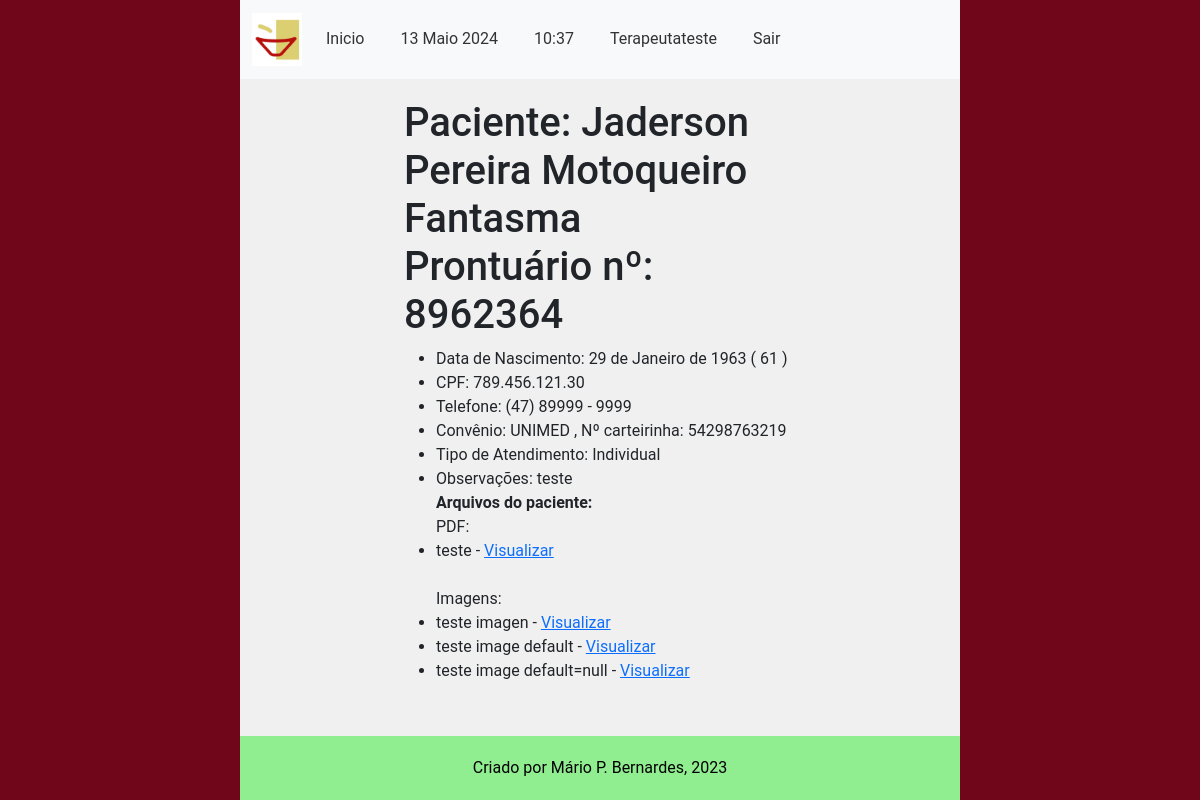
Page /main/dadospac/8962364/ (signed in) on the committed database.
### accounts/models.py (models this page shows, shortened)
class CustomUser(AbstractUser):
    email = models.EmailField(unique=True, verbose_name='E-mail')
    phone_number = models.CharField(max_length=11, unique=True, verbose_name='Telefone', validators=[
        validate_numbers, MinLengthValidator(limit_value=11), MaxLengthValidator(limit_value=11)
    ])
    require_otp_login = models.BooleanField(null=False, default=True)  # TODO trocar pra False
    otp = models.CharField(max_length=6, null=True, blank=True)

### main/models.py (models this page shows, shortened)
class CadastroPacientes(models.Model):
    nome = models.CharField(verbose_name='Nome do Paciente', max_length=100,
                            validators=[validate_letters, MinLengthValidator(limit_value=5)])
    prontuario_numero = models.CharField(verbose_name='Nº de Prontuario', max_length=7,
                                         default=create_prontuario_numero,
                                         unique=True, validators=[validate_numbers, MinLengthValidator(limit_value=7)])
    nascimento = models.DateField(verbose_name='Data de Nascimento', help_text='dd/mm/aaaa',
                                  validators=[validate_date_past])
    responsavel_legal = models.CharField(verbose_name='Responsável Legal', max_length=100,
                                         null=True, blank=True, validators=[validate_letters,
                                                                            MinLengthValidator(limit_value=5)])
    cpf_responsavel_legal = models.CharField(verbose_name='CPF do Responsável', max_length=11, blank=True, null=True,
                                             validators=[validate_numbers, MinLengthValidator(limit_value=11)])
    data_inicio = models.DateField(verbose_name='Data de Inicio', help_text='dd/mm/aaaa', default=datetime.now)
    data_final = models.DateField(verbose_name='Data do Desligamento', help_text='dd/mm/aaaa', blank=True, null=True,
                                  validators=[validate_date_past])
    desligado = models.BooleanField(verbose_name='Desligado', help_text='Paciente desligado', default=False)
    cpf_numero = models.CharField(verbose_name='CPF', max_length=11, unique=True,
                                  help_text="CPF de menores consta na Certidão de Nascimento",
                                  validators=[validate_numbers, MinLengthValidator(limit_value=11)])
    MOD_CHOICES = (
        (0, 'Individual'),
        (1, 'Grupo'),
        (2, 'Casal'),
    )
    modalidade_atendimento = models.IntegerField(verbose_name='Modalidade', choices=MOD_CHOICES, default=0)
    grupo = models.ForeignKey(
        'CadastroGrupos',
        related_name='membros',
        on_delete=models.PROTECT,
        blank=True,
        null=True
    )
    convenio = models.ForeignKey(
        'ConveniosAceitos',
        related_name='pacientes',
        on_delete=models.PROTECT
    )
    carteirinha_convenio = models.CharField(verbose_name='Número do Convênio',
                                            max_length=50, blank=True, null=True,
                                            validators=[validate_numbers, MinLengthValidator(limit_value=7)])
    terapeuta = models.ForeignKey(
        'CadastroProfissionais',
        related_name='pacientes',
        on_delete=models.PROTECT
    )
    endereco_rua = models.CharField(verbose_name='Endereço', max_length=100,
                                    validators=[MinLengthValidator(limit_value=10)])
    endereco_bairro = models.CharField(verbose_name='Bairro', max_length=50,
                                       validators=[MinLengthValidator(limit_value=3)])
    endereco_numero = models.CharField(verbose_name='Número', max_length=7, validators=[validate_numbers])
    endereco_complemento = models.CharField(verbose_name='Complemento', max_length=100,
                                            validators=[MinLengthValidator(limit_value=4)])
    telefone_numero = models.CharField(verbose_name='Telefone', max_length=11,
                                       validators=[validate_numbers, MinLengthValidator(limit_value=11)])
    cidade = models.CharField(verbose_name='Cidade', max_length=100, validators=[validate_letters,
                                                                                 MinLengthValidator(limit_value=3)])
    cep_numero = models.CharField(verbose_name='CEP', max_length=8, validators=[validate_numbers,
                                                                                MinLengthValidator(limit_value=8)])
    email = models.EmailField(verbose_name='E-mail')
    observacoes = models.TextField(verbose_name='Observações', blank=True, null=True)
    objects = models.Manager()
    class Meta:
        verbose_name = 'Paciente'
        verbose_name_plural = 'Pacientes'
        ordering = ["nome"]
        permissions = [
            ('transfer_pac', 'Transferir Paciente (Terapeutas)'),
            ('deslig_pac', 'Desligar Paciente (Terapeutas)'),
            ('add_pac_group', 'Adicionar Paciente a Grupo (Terapeutas)'),
            ('remove_pac_from_group', 'Remover Paciente de um Grupo (Terapeutas)')
        ]

class ConveniosAceitos(models.Model):
    nome = models.CharField(verbose_name='Convênio', max_length=50, validators=[MinLengthValidator(limit_value=3)])
    cnpj_numero = models.CharField(verbose_name='CNPJ', max_length=14, blank=False, null=True,
                                   validators=[validate_numbers, MinLengthValidator(limit_value=14)])
    endereco_rua = models.CharField(verbose_name='Endereço', max_length=100, blank=False, null=True,
                                    validators=[MinLengthValidator(limit_value=10)])
    endereco_bairro = models.CharField(verbose_name='Bairro', max_length=50, blank=False, null=True,
                                       validators=[MinLengthValidator(limit_value=3)])
    endereco_numero = models.CharField(verbose_name='Número', max_length=7, blank=False, null=True,
                                       validators=[validate_numbers])
    endereco_complemento = models.CharField(verbose_name='Complemento', max_length=100, blank=False, null=True,
                                            validators=[MinLengthValidator(limit_value=4)])
    cidade = models.CharField(verbose_name='Cidade', max_length=20, blank=False, null=True,
                              validators=[validate_letters, MinLengthValidator(limit_value=3)])
    cep_numero = models.CharField(verbose_name='CEP', max_length=8, blank=False, null=True,
                                  validators=[validate_numbers, MinLengthValidator(limit_value=8)])
    responsavel_contato = models.CharField(verbose_name='Nome do Resposável', max_length=50, blank=False, null=True,
                                           validators=[validate_letters, MinLengthValidator(limit_value=3)])
    telefone_numero = models.CharField(verbose_name='Telefone', max_length=11, blank=False, null=True,
                                       validators=[validate_numbers, MinLengthValidator(limit_value=11)])
    email = models.EmailField(verbose_name='E-mail para Contato', blank=False, null=True, )
    observacoes = models.TextField(verbose_name='Observações', blank=True, null=True)
    objects = models.Manager()
    def __str__(self):
        return f'{self.nome}'
    class Meta:
        verbose_name = 'Convênio'
        verbose_name_plural = 'Convênios'
        permissions = [
            ('add_convenio', 'Adicionar Novo Convenio (Administrativos)')
        ]

class PacientesMedia(models.Model):
    paciente = models.ForeignKey('CadastroPacientes', on_delete=models.CASCADE, related_name='arquivos',
                                 verbose_name='Paciente', help_text='Paciente relacionado')
    pdf_file = models.FileField(upload_to=pacientes_media_upload_path, blank=True, null=True, verbose_name='PDF',
                                default='n/d', help_text='Arquivos PDF')
    image_file = models.ImageField(upload_to=pacientes_media_upload_path, blank=True, null=True, default='n/d',
                                   verbose_name='Imagens', help_text='Arquivos de Imagem')
    description = models.CharField(max_length=255, verbose_name='Descrição', help_text='Descreva o arquivo')
    objects = models.Manager()
    class Meta:
        verbose_name = 'Arquivo de Paciente'
        verbose_name_plural = 'Arquivos de Pacientes'

### main/views.py (the view)
@login_required(login_url="/accounts/login")
def detalhes_paciente(request: HttpRequest, prontuario_numero: str):
    current_paciente = get_current_paciente(prontuario_numero)
    nascimento = current_paciente.nascimento
    idade_paciente = calculate_age(nascimento)
    paciente_pdf = get_current_pacient_pdf_media(current_paciente)
    paciente_images = get_current_pacient_image_media(current_paciente)
    context = {
        'paciente': current_paciente,
        'idade': idade_paciente,
        'pdf_media': paciente_pdf,
        'image_media': paciente_images
    }
    return render(request, 'paciente_details.html', context)

### main/services/pacientes_services.py (called while the page is built)
def get_current_paciente(prontuario_numero: str) -> CadastroPacientes:
    current_paciente = CadastroPacientes.objects.get(prontuario_numero=prontuario_numero)
    return current_paciente

def get_current_pacient_pdf_media(current_paciente: CadastroPacientes) -> QuerySet:
    paciente_pdf_media = PacientesMedia.objects.filter(paciente=current_paciente).exclude(pdf_file='n/d')
    return paciente_pdf_media

def get_current_pacient_image_media(current_paciente: CadastroPacientes) -> QuerySet:
    paciente_image_media = PacientesMedia.objects.filter(paciente=current_paciente).exclude(image_file='n/d')
    return paciente_image_media

### main/templatetags/custom_filters.py (called while the page is built)
@register.filter(name='format_phone_number')
def format_phone_number(phone_number: str) -> str:
    if not phone_number or len(phone_number) != 11:
        return phone_number
    formatted_number = f"({phone_number[0:2]}) {phone_number[2:7]} - {phone_number[7:]}"
    return formatted_number

@register.filter(name='format_cpf')
def format_cpf(cpf_number: str) -> str:
    if not cpf_number or len(cpf_number) != 11:
        return cpf_number
    formatted_cpf = f"{cpf_number[:3]}.{cpf_number[3:6]}.{cpf_number[6:9]}.{cpf_number[9:]}"
    return formatted_cpf

### main/utils.py (called while the page is built)
def calculate_age(data_nascimento: date) -> int:
    today = date.today()
    age = relativedelta(today, data_nascimento)
    return age.years

### main/templates/paciente_details.html (shortened to what this page needs)
{% extends 'middleman1.html' %}
{% load bootstrap5 %}
{% load static%}
{% load custom_filters %}
{% block content %}
<h1> Paciente: {{ paciente.nome }} <br>
     Prontuário nº: {{ paciente.prontuario_numero }}
</h1>
    <ul>
        <li> Data de Nascimento: {{ paciente.nascimento}} ( {{ idade }} ) </li>
        <li> CPF: {{ paciente.cpf_numero | format_cpf }} </li>
        <li> Telefone: {{ paciente.telefone_numero | format_phone_number }} </li>
        <li> Convênio: {{ paciente.convenio }}
        {% if paciente.carteirinha_convenio %}
        , Nº carteirinha: {{ paciente.carteirinha_convenio }}</li>
        {% endif %}
        <li> Tipo de Atendimento: {{ paciente.get_modalidade_atendimento_display }}</li>
        <li>Observações: {{ paciente.observacoes }} </li>
        <strong> Arquivos do paciente: </strong> <br>
        PDF:
        {% for media in pdf_media %}
            <li>
                {{ media.description }} - <a href="{% url 'main:paciente/pdf' media_id=media.id %}"> Visualizar </a>
            </li>
        {% empty %}
            <li> Sem arquivos para exibir.</li>
        {% endfor %}
        <br>
            Imagens: <br>
            {% for media in image_media %}
                <li>
                    {{ media.description }} - <a href="{% url 'main:paciente/image' media_id=media.id %}"> Visualizar </a>
                </li>
            {% empty %}
                <li> Sem arquivos para exibir.</li>
            {% endfor %}
    </ul>
{% endblock %}

### main/templates/middleman1.html (shortened to what this page needs)
{% load static %}
{% load django_bootstrap5 %}
{% bootstrap_css %}
<!DOCTYPE html>
<html lang="pt-br">
<head>
    <link rel="stylesheet" type="text/css" href="{% static 'main_style.css' %}">
</head>
<body>
    <div class="page-container">
        <header>
            <nav class="navbar navbar-expand-lg navbar-light bg-light">
                <div class="container">
                <a class="navbar-brand" href="{% static 'fav.icon.jpeg' %}">
                    <img src="{% static 'fav.icon.jpeg' %}" alt="Your Logo" style="width: 50px; height: auto;" >
                </a>
                    <div class="collapse navbar-collapse text-dark" id="navbarNav">
                        <ul class="navbar-nav">
                            <li class="nav-item">
                                <a class="nav-link" href="{% url 'main:homepage' %}">Inicio</a>
                            </li>
                            <li class="nav-item">
                    <span class="nav-link">
                        {% now "j F Y" %}
                    </span>
                </li>
                <li class="nav-item">
                    <span class="nav-link">
                        {% now "H:i" %}
                    </span>
                </li>
                <li class="nav-item">
                    <span class="nav-link">
                        {% if user.is_authenticated %}
                            {{ user.username }}
                        {% endif %}
                    </span>
                </li>
                <li class="nav-item">
                                <a class="nav-link" href="{% url 'accounts:logout' %}">Sair</a>
                            </li>
                        </ul>
                    </div>
                </div>
            </nav>
        </header>
        <main class="main-content">
            {% block content %}{% endblock %}
        </main>
        <footer class="footer">
            Criado por Mário P. Bernardes, 2023
        </footer>
    </div>
</body>
</html>

### main/static/main_style.css (style rules this page uses)
body { font-family: roboto; font-size: 16px; background-color: #f0f0f0; margin: 0; padding: 0; }
.page-container { border-left: 20vw solid #70061a; border-right: 20vw solid #70061a; min-height: 100vh; box-sizing: border-box; display: flex; flex-direction: column; }
.main-content { width: 60%; margin: 0 auto; padding: 20px; flex-grow: 1; }
.navbar { background-color: #333; color: #fff; }
.navbar-brand { font-size: 24px; }
.navbar-nav { list-style-type: none; padding: 0; }
.nav-item { margin-right: 20px; }
.nav-link { color: #333; }
.footer { background-color: lightgreen; color: #000; padding: 20px 0; text-align: center; flex-shrink: 0; }

### rows in the picture
CustomUser: username "Terapeutateste"
CadastroPacientes: nome "Jaderson Pereira Motoqueiro Fantasma", prontuario_numero "8962364", nascimento "29 de Janeiro de 1963", cpf_numero "789.456.121.30", telefone_numero "(47) 89999 - 9999", convenio "UNIMED", carteirinha_convenio "54298763219", modalidade_atendimento "Individual", observacoes "teste"
PacientesMedia: description "teste"
PacientesMedia: description "teste imagen"
PacientesMedia: description "teste image default"
PacientesMedia: description "teste image default=null"

### other values in the picture
{{ idade }} "61"
